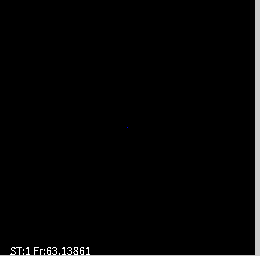
Frame 1 (no input)
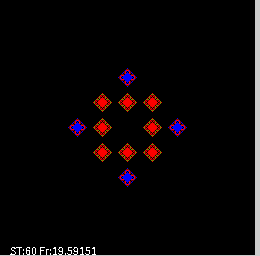
Frame 60 (the mouse pressed at the canvas centre just before this capture)
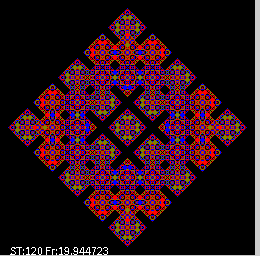
Frame 120 (the mouse held since frame 60 and released just before this capture)

The Processing sketch that drew these frames (run headless with seeded random() and noise(); from frame 60 on, the mouse is pressed at the canvas centre):

// Processing sketch: automat_wzrost2Dv2
// ── automat_wzrost2Dv2.pde
//Dwuwymiarowy, DETERMINISTYCZNY automat komórkowy - reguła "ZSUMUJ Z SĄSIADAMI I WEŹ MODULO". SYNCHRONICZNY
//Zasiewanie tablicy na początku z zadaną gęstością lub pojedynczą komórką
//-////////////////////////////////////////////////////////////////////////////////////////////////////////////////
int WorldSize=255; //Ile chcemy elementów w linii?
int[][] WorldOld=new int[WorldSize][WorldSize]; //Tworzenie tablic - w Processingu zawsze za pomocą alokacji
int[][] WorldNew=new int[WorldSize][WorldSize];
float IDens=0.0; //Początkowa gęstość w tablicy
int Div=5; //Jaki dzielnik w regule automatu

void setup()
{
  size(260,256);    //Okno kwadratowe
  noSmooth();
  frameRate(20);
   
  if(IDens>0)
  {
   for(int i=0;i<WorldOld.length;i++) //Zasiewanie tablicy. Odpytujemy tablice 2D ile ma wierszy
    for(int j=0;j<WorldOld[i].length;j++) //A każdy wiersz pytamy ile ma kolumn
      if(random(1.0)<IDens)
        WorldOld[i][j]=1+(int)(random(Div)); //trzeba zmienić typ, bo tablica przechowuje int a nie float
  }
  else
  {
    WorldOld[WorldSize/2][WorldSize/2]=1; //Tylko jeden w środku
  }
}


int t=0;
void draw()
{  
  //Najpierw rysujemy - żeby zobaczyć stan początkowy
  for(int i=0;i<WorldOld.length;i++) //Wizualizacja czyli "rysowanie na ekranie" 
    for(int j=0;j<WorldOld[i].length;j++) 
    {
      switch(WorldOld[i][j]){ //Instrukcja wyboru pozwala nam wybrać dowolny kolor w zależności od liczby w komórce
      case 4:stroke(128,0,0);break;
      case 3:stroke(128,128,0);break;
      case 2:stroke(255,0,0);break;
      case 1:stroke(0,0,255);break;
      case 0:stroke(0,0,0);break;
      default: stroke(0,255,0); //To się pojawiać nie powinno
      break;
      }
      point(i,j); //Komórka to punkt na ekranie
    }

  //Po rysowaniu zmiana stanu automatu
  for(int i=0;i<WorldSize;i++) //Wiemy skądinąd że tablica jest kwadratem WolrdSize x WorldSize 
  {
       //Reguła - "ZSUMUJ Z SĄSIADAMI I WEŹ MODULO Div"
       int right = (i+1) % WorldSize; //Zamiast ignorować brzegi można zrobić liczenie indeksów sąsiadów         
       int left  = (WorldSize+i-1) % WorldSize; // ... z zawijaniem dzięki reszcie z dzielenia
       
       for(int j=0;j<WorldSize;j++) //Skoro kwadrat WolrdSize x WorldSize to po co używać .length ? 
       {
         int dw=(j+1) % WorldSize;   
         int up=(WorldSize+j-1) % WorldSize;
         
         int ile = WorldOld[i][j]        //Aktualna komórka
                 +WorldOld[left][j]      //w lewo od niej
                 +WorldOld[right][j]     //w prawo
                 +WorldOld[i][up]        //w górę
                 +WorldOld[i][dw]        //w dół      
                 ; //suma z pięciu komórek brana potem modulo Div
   
         WorldNew[i][j]=ile % Div; //Nowy stan zapisujemy na drugą tablicę
       }
   }
   
   //Zamiana tablic - łatwa bo nie trzeba kopiować tablic, wystarczy "uchwyty" do nich
   int[][] WorldTmp=WorldOld;
   WorldOld=WorldNew;
   WorldNew=WorldTmp;
   
   t++; //Kolejne pokolenie/krok/rok
   fill(255); //Kolor napisu
   text("ST:"+t+" Fr:"+frameRate,10,WorldSize); //"frameRate" podaje realną liczbę klatek na sekundę
}

//-////////////////////////////////////////////////////////////////////////////////
// Autor: Wojciech T. Borkowski
// Materiały do podręcznika "Processing w edukacji i symulacji
// https://github.com/borkowsk/sym4processing/tree/master/ProcessingWEdukacji
//-////////////////////////////////////////////////////////////////////////////////
